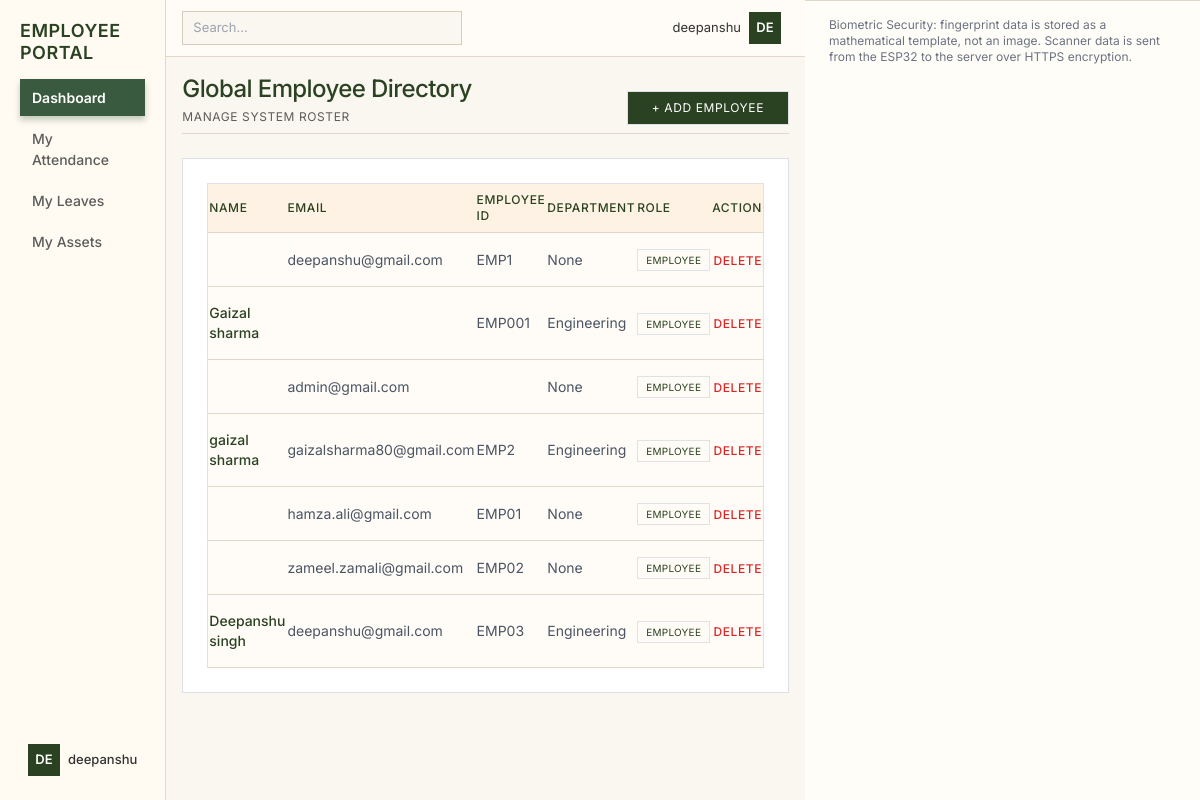
Page /employees/ (signed in) on the committed database.
### users/models.py (models this page shows, shortened)
class User(AbstractUser):
    ROLE_CHOICES = (
        ("ADMIN", "Admin"),
        ("HR", "HR"),
        ("MANAGER", "Manager"),
        ("FINANCE", "Finance"),
        ("EMPLOYEE", "Employee"),
    )
    employee_id = models.CharField(max_length=20, unique=True)
    role = models.CharField(
        max_length=20,
        choices=ROLE_CHOICES,
        default="EMPLOYEE"
    )
    per_day_salary = models.DecimalField(max_digits=10, decimal_places=2, default=0.00)
    company = models.ForeignKey(Company, on_delete=models.CASCADE, null=True, blank=True)
    branch = models.ForeignKey(Branch, on_delete=models.CASCADE, null=True, blank=True)
    department = models.ForeignKey(Department, on_delete=models.CASCADE, null=True, blank=True)
    manager = models.ForeignKey(
        "self",
        on_delete=models.SET_NULL,
        null=True,
        blank=True
    )

class Department(models.Model):
    name = models.CharField(max_length=100)
    branch = models.ForeignKey(Branch, on_delete=models.CASCADE)
    def __str__(self):
        return self.name

### dashboard/views.py (the view)
# urls.py: path('employees/', views.employee_list, name='employee_list'),
def employee_list(request):
    employees = User.objects.filter(role__iexact='employee')
    context = {
        "employees": employees
    }
    return render(request, "employee_list.html", context)

### templates/employee_list.html
{% extends "base.html" %}
{% block content %}
<div class="mb-4 pb-2 border-b border-[#e0d8c8] flex justify-between items-end">
    <div>
        <h1 class="text-2xl font-medium tracking-tight text-[#2b4222]">
            Global Employee Directory
        </h1>
        <p class="text-[#5c5c5c] text-xs uppercase tracking-wider mt-1">
            Manage System Roster
        </p>
    </div>
    <a href="{% url 'add_employee' %}" class="bg-[#2b4222] text-white text-xs uppercase tracking-wider py-2 px-4 hover:bg-[#1f3019] transition-colors border border-[#2b4222]">
        + Add Employee
    </a>
</div>
<div class="bg-white p-4 border border-[#e0d8c8] rounded-none">
    <table class="w-full text-sm">
        <thead>
            <tr class="border-b border-[#e0d8c8] text-[#2b4222] text-xs uppercase tracking-wider">
                <th class="py-2 text-left font-medium">Name</th>
                <th class="py-2 text-left font-medium">Email</th>
                <th class="py-2 text-left font-medium">Employee ID</th>
                <th class="py-2 text-left font-medium">Department</th>
                <th class="py-2 text-left font-medium">Role</th>
                <th class="py-2 text-right font-medium">Action</th>
            </tr>
        </thead>
        <tbody>
        {% if employees %}
            {% for emp in employees %}
            <tr class="border-b border-[#e0d8c8] hover:bg-[#faf6f0] transition-colors">
                <td class="py-3 font-medium text-[#2b4222]">{{ emp.first_name }} {{ emp.last_name }}</td>
                <td class="py-3 text-gray-600">{{ emp.email }}</td>
                <td class="py-3 text-gray-600">{{ emp.employee_id }}</td>
                <td class="py-3 text-gray-600">{{ emp.department }}</td>
                <td class="py-3">
                    <span class="border border-[#2b4222] text-[#2b4222] px-2 py-1 text-[10px] uppercase tracking-wide">
                        {{ emp.get_role_display|default:emp.role }}
                    </span>
                </td>
                <td class="py-3 text-right">
                    <a href="{% url 'delete_employee' emp.id %}"
                       class="text-red-600 hover:text-red-800 text-xs uppercase tracking-wider font-medium"
                       onclick="return confirm('Are you sure you want to delete this employee?')">
                       Delete
                    </a>
                </td>
            </tr>
            {% endfor %}
        {% else %}
            <tr>
                <td colspan="6" class="text-center text-gray-400 py-6 text-xs uppercase tracking-wider">
                    No employees found
                </td>
            </tr>
        {% endif %}
        </tbody>
    </table>
</div>
{% endblock %}

### templates/base.html (shortened to what this page needs)
<!DOCTYPE html>
<html>
<head>
<link rel="stylesheet" href="https://cdn.jsdelivr.net/npm/bootstrap@5.3.2/dist/css/bootstrap.min.css">
<script src="https://cdn.tailwindcss.com"></script>
</head>
<body>
<div class="sidebar">
<div>
<h3>
    {% if request.user.role_id == 2 %}
        Data Supervisor
    {% else %}
        Employee Portal
    {% endif %}
</h3>
<a href="
{% if request.user.role == 'ADMIN' %}
    {% url 'admin_dashboard' %}
{% elif request.user.role == 'HR' %}
    {% url 'hr_dashboard' %}
{% elif request.user.role == 'MANAGER' %}
    {% url 'manager_dashboard' %}
{% elif request.user.role == 'FINANCE' %}
    {% url 'finance_dashboard' %}
{% else %}
    {% url 'employee_dashboard' %}
{% endif %}
" class="active">Dashboard</a>
{% if request.user.role == 'EMPLOYEE' %}
    <a href="{% url 'employee_attendance' %}">My Attendance</a>
    <a href="#">My Leaves</a>
    <a href="{% url 'employee_assets' %}">My Assets</a>
{% endif %}
</div>
<div class="profile" onclick="toggleDropdown()">
<div class="avatar">
    {{ request.user.username|slice:":2"|upper }}
</div>
<div>
<div style="font-size:13px; font-weight:500;">
    {{ request.user.username }}
</div>
</div>
</div>
</div>
<div class="main">
<div class="topbar">
<input type="text" placeholder="Search..." class="search-box">
<div class="profile" onclick="toggleDropdown()">
<span style="font-size:13px;">{{ request.user.username }}</span>
<div class="avatar">
    {{ request.user.username|slice:":2"|upper }}
</div>
</div>
</div>
<div class="content">
{% block content %}
{% endblock %}
</div>
</div>
<footer class="px-6 py-3 border-t border-[#e0d8c8] text-xs text-gray-500 bg-[#fffdf8]">
    Biometric Security: fingerprint data is stored as a mathematical template, not an image. Scanner data is sent from the ESP32 to the server over HTTPS encryption.
</footer>
</body>
</html>

### templates/base.html (style rules this page uses)
body { display:flex; min-height:100vh; font-family: 'Inter', sans-serif; margin:0; background-color: #faf6f0; color: #333333; }
.sidebar { width:250px; background-color: #fffaf2; border-right:1px solid #e0d8c8; display:flex; flex-direction:column; justify-content:space-between; padding:20px; box-shadow: none; }
.sidebar h3 { font-weight:600; margin-bottom:16px; font-size:18px; color: #2b4222; text-transform: uppercase; letter-spacing: 0.5px; }
.sidebar a { display:block; color: #5c5c5c; padding:8px 12px; margin-bottom:4px; border-radius:0px; text-decoration:none; font-size:14px; font-weight: 500; transition: all 0.3s cubic-bezier(0.25, 0.8, 0.25, 1); }
.sidebar a.active { background: #3a5a40; color: #ffffff; font-weight:600; box-shadow: 0 4px 6px rgba(58, 90, 64, 0.3); }
.main { flex:1; background: #faf6f0; display:flex; flex-direction:column; }
.topbar { background: #fffcf7; padding:8px 16px; border-bottom:1px solid #e0d8c8; display:flex; justify-content:space-between; align-items:center; }
.search-box { width:280px; padding:6px 10px; border:1px solid #d4cebe; border-radius:0px; font-size:13px; background: #faf6f0; transition: all 0.2s ease; }
.profile { display:flex; align-items:center; gap:8px; cursor:pointer; position:relative; padding: 4px 8px; border-radius: 0px; transition: background 0.2s ease; }
.avatar { width:32px; height:32px; border-radius:0px; background: #2b4222; color:white; display:flex; align-items:center; justify-content:center; font-size:13px; font-weight: 600; }
.content { padding:16px; width:100%; }
table { background: #fffcf7; border-radius: 0px; overflow: hidden; box-shadow: none; border: 1px solid #e0d8c8; }
thead, .table-light { background-color: #fdf2e3 !important; color: #2b4222 !important; }
th, td { border-bottom: 1px solid #e0d8c8 !important; }
.content { animation: fadeInSlideUp 0.5s cubic-bezier(0.25, 0.8, 0.25, 1); }

### rows in the picture
User: user.username "DE", user.username "deepanshu", email "deepanshu@gmail.com", employee_id "EMP1", department "None", role "EMPLOYEE"
User: first_name "Gaizal", last_name "sharma", employee_id "EMP001", department "Engineering", role "EMPLOYEE"
User: email "admin@gmail.com", department "None", role "EMPLOYEE"
User: first_name "gaizal", last_name "sharma", email "gaizalsharma80@gmail.com", employee_id "EMP2", department "Engineering", role "EMPLOYEE"
User: email "hamza.ali@gmail.com", employee_id "EMP01", department "None", role "EMPLOYEE"
User: email "zameel.zamali@gmail.com", employee_id "EMP02", department "None", role "EMPLOYEE"
User: first_name "Deepanshu", last_name "singh", email "deepanshu@gmail.com", employee_id "EMP03", department "Engineering", role "EMPLOYEE"
